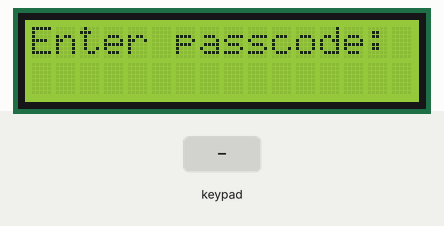
This sketch was run on a simulated Arduino Uno, built with avr-gcc and run on an emulated ATmega328P. Shown: 16×2 character LCD. The inputs (shaded band) are chosen by the test bench. What the sketch prints to the serial monitor is not drawn.

Above: at 2.2 s.
2.3 s: keypad keys 9 8 7 6 # pressed 0.4 s apart
At 4.9 s:
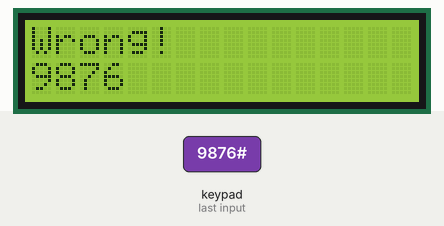
7.3 s: key '#' pressed
At 7.6 s:
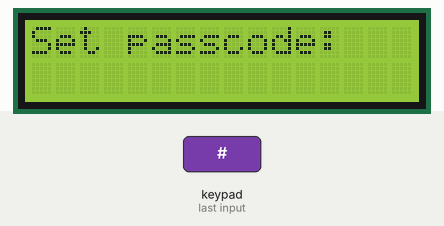
8.8 s: keypad keys 1 3 1 2 1 1 1 0 # pressed 0.4 s apart
At 9.0 s:
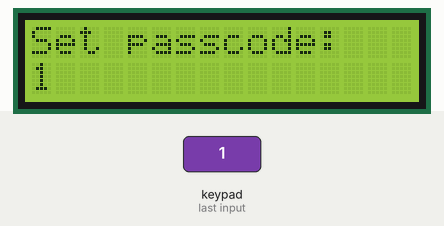
13.9 s: keypad keys 1 3 1 2 1 1 1 0 # pressed 0.4 s apart
At 18.1 s:
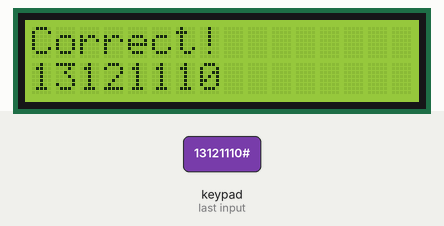
19.0 s: keypad keys 1 3 9 7 * pressed 0.4 s apart
At 22.1 s:
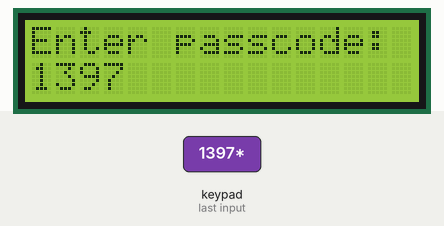
22.5 s: key '4' pressed
At 23.9 s:
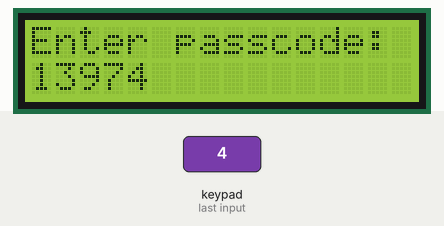
Timing chart, 0 to 25.0 s (numbered marks = the images above; inputs shaded):
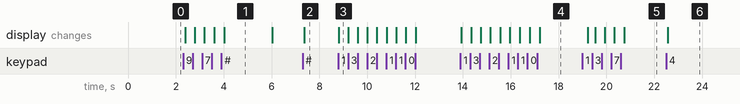

Measured:
- after the input at 2.3 s, the display: first changes after 0.09 s (image 1 shows a later state)
- after the input at 7.3 s, the display: changes after 0.06 s (image 2)
- after the input at 8.8 s, the display: changes at once (image 3)
- after the input at 13.9 s, the display: first changes at once (image 4 shows a later state)
- after the input at 19.0 s, the display: first differs from a run without the input after 0.53 s (image 5 shows a later state)
- after the input at 22.5 s, the display: changes after 0.06 s (image 6)
- what the display in image 1 shows lasts 2.0 s, from 4.0 s to 6.0 s

The sketch:

Basic1.ino
```cpp
#include <Wire.h>
#include <LiquidCrystal_I2C.h>
#include <Keypad.h>
#define KEY_ROWS 4
#define KEY_COLS 4

LiquidCrystal_I2C lcd(0x3F,16,2);

void LoginFun();
void SetupFun();
void DisplayTask();


char storedPass[8] = {'1', '2', '3', '4', '\0', '\0', '\0', '\0'};
char inputStr[9];
int passLength = 4;
int firstInput = 0;
int correct = 0;
int wrong = 0;
int count = 0;
int finish = 0;
int i, j = 0, k;
int printMode = 0;
char keymap[KEY_ROWS][KEY_COLS] = {
  {'1', '2', '3', 'A'},
  {'4', '5', '6', 'B'},
  {'7', '8', '9', 'C'},
  {'*', '0', '#', 'D'}
};
// Column pin 1~4
byte colPins[KEY_COLS] = {9, 8, 7, 6};
// Column pin 1~4
byte rowPins[KEY_ROWS] = {13, 12, 11, 10};
Keypad myKeypad = Keypad(makeKeymap(keymap), rowPins, colPins, KEY_ROWS, KEY_COLS);
char key;

void setup(){
  Serial.begin(9600);
  lcd.init();    // initialize LCD
  lcd.backlight();    // open LCD backlight
  lcd.setCursor(0, 0);  // setting cursor
  lcd.print("Enter passcode:");
  delay(1000);
  //lcd.clear(); // clear all
  lcd.setCursor(0, 1);
  //lcd.print("Type to display");
}

void loop(){
  LoginFun();
  delay(100);
}

void LoginFun(){
  key = myKeypad.getKey();
  Serial.println(key);
  if (key == '#') {
    Serial.println(key);
    Serial.print("count=");
    Serial.println(count);
    Serial.print("wrong=");
    Serial.println(wrong);
    if(firstInput == 0){ // enter setup
      for(k=0; k<9; k++){
        inputStr[k] = NULL;
      }
      count = 0;
      SetupFun();
    }
    if(firstInput == 1){
      if (count == passLength && wrong != 1) {
        //Serial.println("hi");
        printMode = 1;
        DisplayTask();
      }
      else if (wrong == 1 || count != passLength) {
        //Serial.println(count);
        printMode = 2;
        DisplayTask();

      }
      firstInput = 0;
      count = 0;
      i = 0;
      for(int j=0; j<9; j++){
        inputStr[j] = NULL;
      }
      wrong = 0;
    }
  }

  else if (key == '0' || key == '1' || key == '2' || key == '3' || key == '4' || key == '5' || key == '6' || key == '7' || key == '8' || key == '9' ) {
    if (i < 8) {
      if(firstInput == 0){
        firstInput = 1;
      }
      Serial.println(key);
      inputStr[i++] = key;
      lcd.setCursor(0, 1);
      lcd.print(inputStr);
      if(key == storedPass[i-1]){
        count++;
      }
      else{
        wrong = 1;
      }
    }
  }
}

void SetupFun() {
  j = 0;
  lcd.clear();
  lcd.setCursor(0, 0);
  lcd.print("Set passcode:");
  key = myKeypad.getKey();
  while(1){
    key = myKeypad.getKey();
    if (key == '0' || key == '1' || key == '2' || key == '3' || key == '4' || key == '5' || key == '6' || key == '7' || key == '8' || key == '9' ) {
      if (j < 8) {
        Serial.println(key);
        inputStr[j++] = key;
        lcd.setCursor(0, 1);
        lcd.print(inputStr);
      }
    }
    else if (key == '#') {
      Serial.println(key);
      if (j > 3 && j <= 8) {
        Serial.print("j=");
        Serial.println(j);
        for(k=0; k<j; k++){
          storedPass[k] = inputStr[k];
        }
        for(k=0; k<9; k++){
          inputStr[k] = NULL;
        }
        passLength = j;
        printMode = 3;
        DisplayTask();
        LoginFun();
        break;
      }
    }
  }
}

void DisplayTask() {
  if (printMode == 1) {
    lcd.clear();
    lcd.setCursor(0, 0);
    lcd.print("Correct!");
    lcd.setCursor(0, 1);
    lcd.print(inputStr);
    delay(2000);
    lcd.clear();
    lcd.setCursor(0, 0);  // setting cursor
    lcd.print("Enter passcode:");
  }
  else if (printMode == 2) {
    lcd.clear();
    lcd.setCursor(0, 0);
    lcd.print("Wrong!");
    lcd.setCursor(0, 1);
    lcd.print(inputStr);
    delay(2000);
    lcd.clear();
    lcd.setCursor(0, 0);  // setting cursor
    lcd.print("Enter passcode:");
  }
  else if (printMode == 3) {
    lcd.clear();
    lcd.setCursor(0, 0);
    lcd.print("Enter passcode:");
    lcd.setCursor(0, 1);
  }
  return;
}
```
